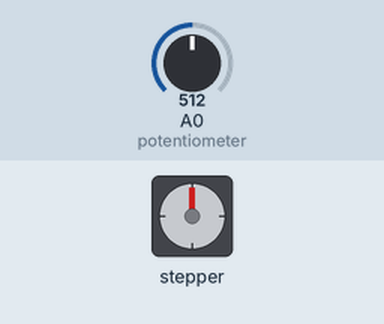
Recording of a program running on a simulated ESP8266 (NodeMCU). Parts: stepper motor. Wiring (inferred from the names in the program): stepper motor driver (200 steps per turn assumed): step D7; direction D8. The inputs (shaded band) are chosen by the test bench; at power-on: A0 (potentiometer) = 512. What the program prints to the serial monitor is not drawn.

Above: at 1.3 s.
1.4 s: A0 (potentiometer) set to 0
At 2.5 s:
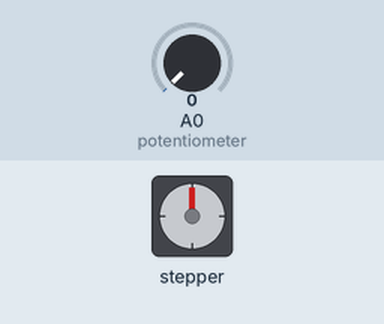
At 3.6 s:
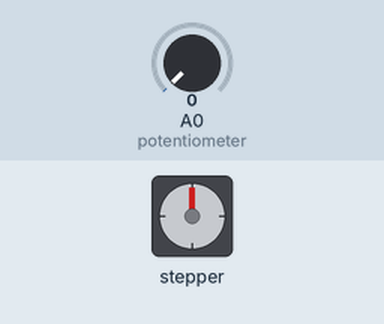
4.6 s: A0 (potentiometer) set to 511
7.8 s: A0 (potentiometer) set to 306
11.0 s: A0 (potentiometer) set to 1023
14.2 s: A0 (potentiometer) set to 900
17.4 s: A0 (potentiometer) set to 716
Timing chart, 0 to 68.1 s (numbered marks = the images above; inputs shaded):
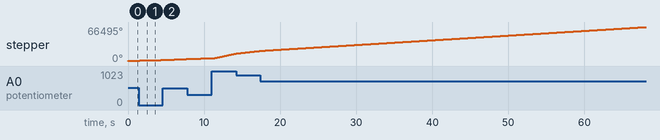

The program:

main.cpp
```cpp
#include <Arduino.h>

const int stepPin = D7;
const int dirPin = D8;
const int potentiometer = A0;

int speed = 0;

const int minSpeed = 2600;
const int maxSpeed = 280;

void setup()
{
  pinMode (stepPin, OUTPUT);
  pinMode (dirPin, OUTPUT);
  pinMode (potentiometer, INPUT);
  Serial.begin(9600);
}

void loop()
{
  digitalWrite(dirPin, HIGH);
  int potenciometerValue = analogRead(potentiometer);

  speed = map(potenciometerValue, 0, 1023, minSpeed, maxSpeed);
  Serial.print(speed);
  for(int x = 0; x < 200; x++) {
    digitalWrite(stepPin,HIGH);
    delayMicroseconds(speed);
    digitalWrite(stepPin,LOW);
    delayMicroseconds(speed);
  }
  Serial.print("Velocidade: ");
  Serial.println(speed);
}
```
